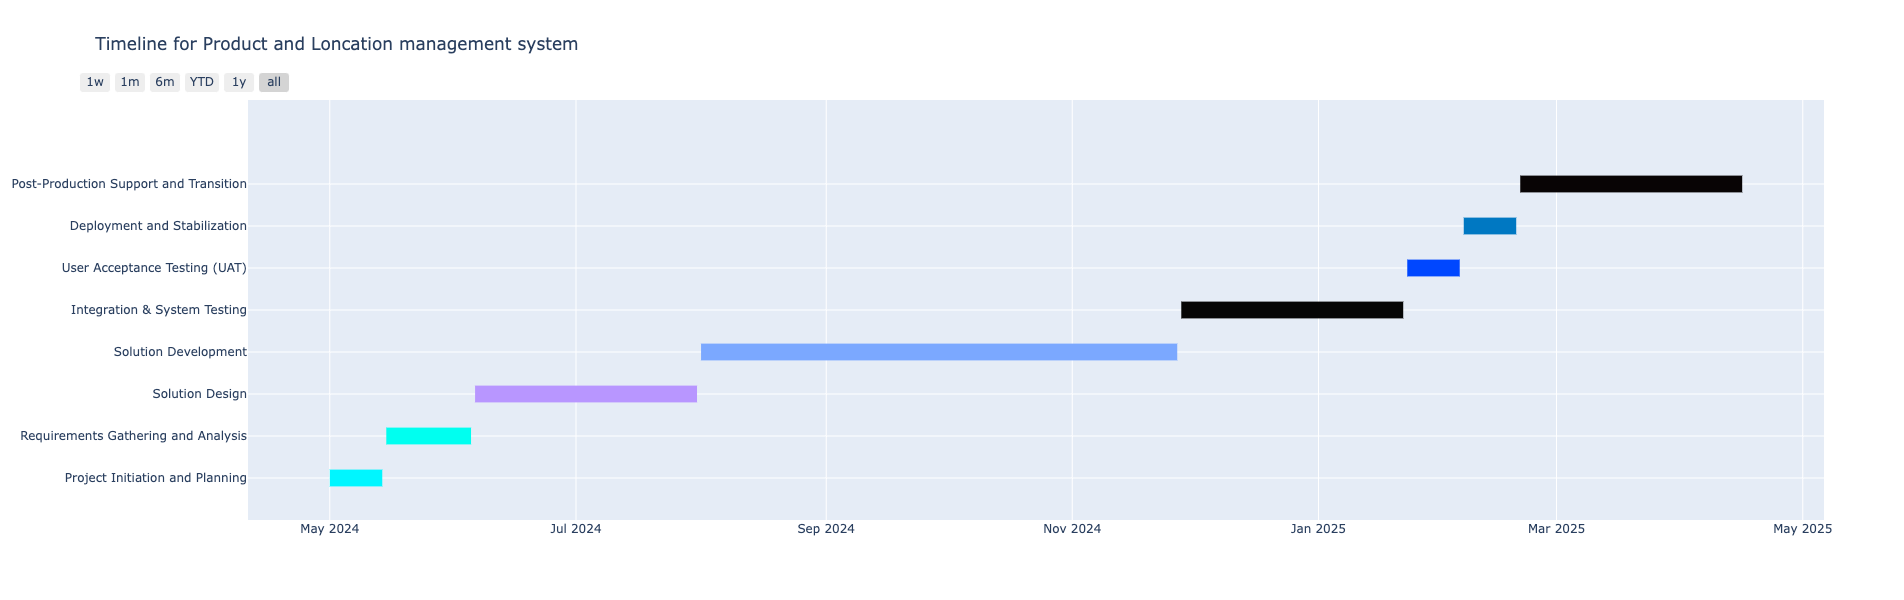

Write Python code to recreate this figure.
import plotly.figure_factory as ff
import datetime

# Define project tasks
tasks = [
    dict(Task="Project Initiation and Planning", Start='2024-05-01', Finish='2024-05-14'),
    dict(Task="Requirements Gathering and Analysis", Start='2024-05-15', Finish='2024-06-05'),
    dict(Task="Solution Design", Start='2024-06-06', Finish='2024-07-31'),
    dict(Task="Solution Development", Start='2024-08-01', Finish='2024-11-27'),
    dict(Task="Integration & System Testing", Start='2024-11-28', Finish='2025-01-22'),
    dict(Task="User Acceptance Testing (UAT)", Start='2025-01-23', Finish='2025-02-05'),
    dict(Task="Deployment and Stabilization", Start='2025-02-06', Finish='2025-02-19'),
    dict(Task="Post-Production Support and Transition", Start='2025-02-20', Finish='2025-04-16')]

# Define task colors
colors = [
    "#00F6FF", "#00FFF0", "#B896FF", "#7BA8FF", "#060606", 
    "#0047FF", "#0078C2", "#8453D", "#4A71BD", "#FBFAFA"
]

# Create Gantt chart
fig = ff.create_gantt(tasks, colors=colors, title='Timeline for Product and Loncation management system', showgrid_x=True, showgrid_y=True)
fig.show()
